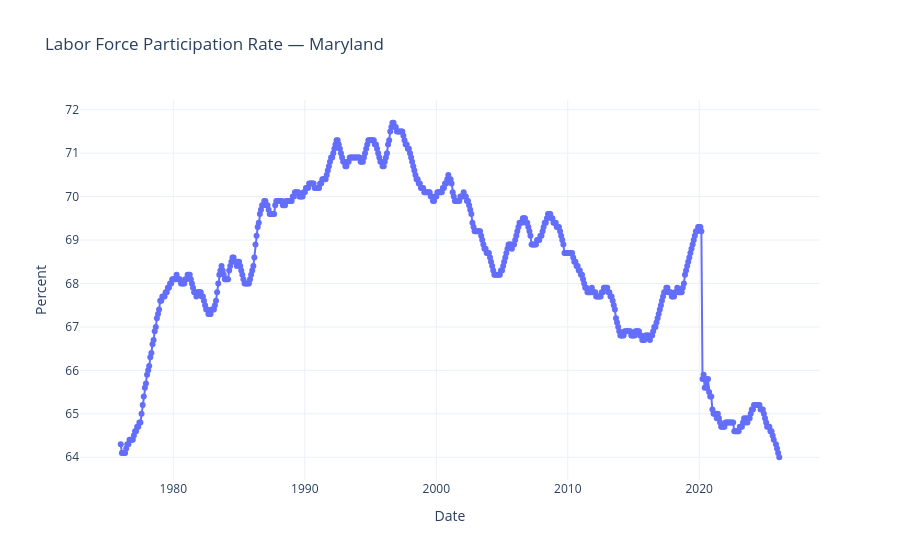

This figure's notebook cell:
### Code cell
# For the "Labor Force Participation Rate" metric, we'll also use a line chart with markers, and set the y-axis title to "Percent".
title = FRED_SERIES_TITLES["labor_force_participation_rate"]
df_m = labor_df[labor_df["metric"] == title].sort_values("date")

fig = go.Figure()
fig.add_trace(go.Scatter(
    x=df_m["date"],
    y=df_m["value"],
    mode="lines+markers",
    name="Labor Force Participation Rate"
))

fig.update_layout(
    title="Labor Force Participation Rate — Maryland",
    xaxis_title="Date",
    yaxis_title="Percent",
    template="plotly_white"
)

fig.show()

### Figure 1 — Plotly figure (JSON) as saved in the notebook; plotly's stock layout.template omitted (floating-point values rounded to 4 significant figures; data arrays with more than 128 entries replaced by an {"elided": "..."} marker saying what was removed)
{"data": [{"mode": "lines+markers", "name": "Labor Force Participation Rate", "type": "scatter", "x": {"elided": "601 str values"}, "y": {"elided": "601 float values"}}], "layout": {"title": {"text": "Labor Force Participation Rate — Maryland"}, "xaxis": {"title": {"text": "Date"}}, "yaxis": {"title": {"text": "Percent"}}}}
